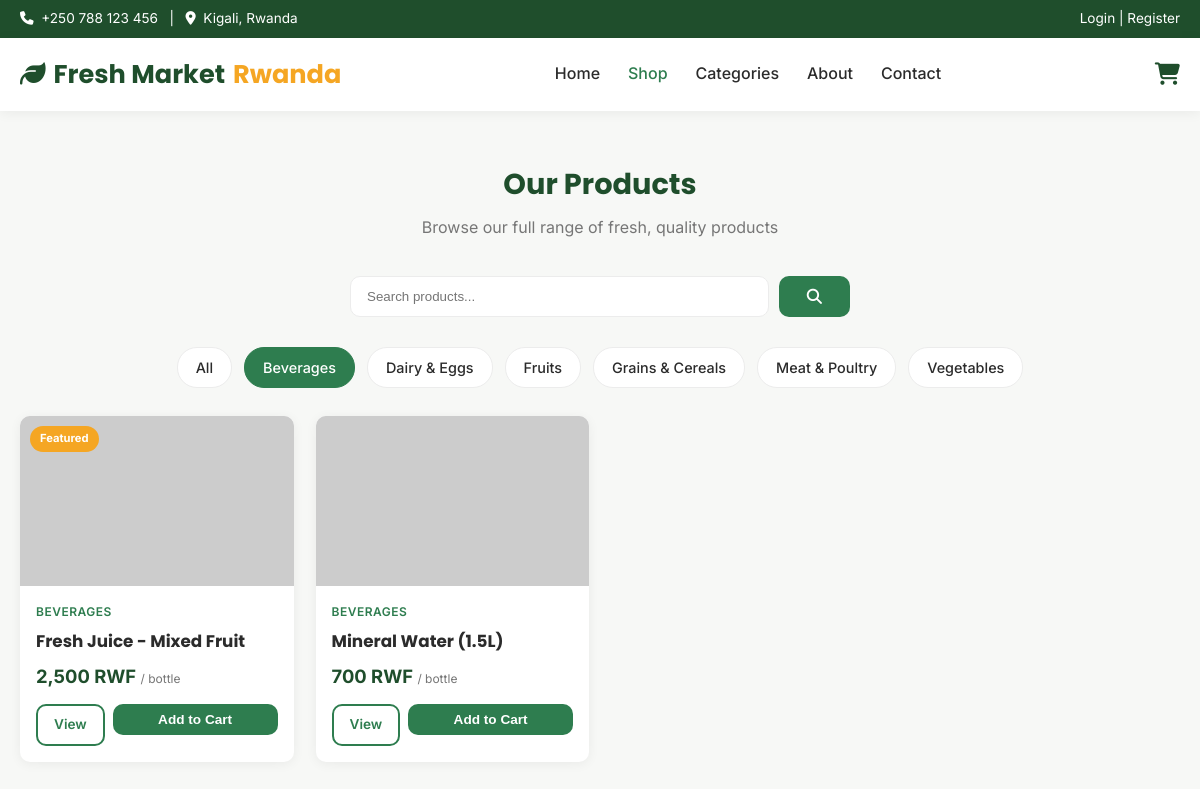
Page /products.php?category=beverages on the earlier database version.
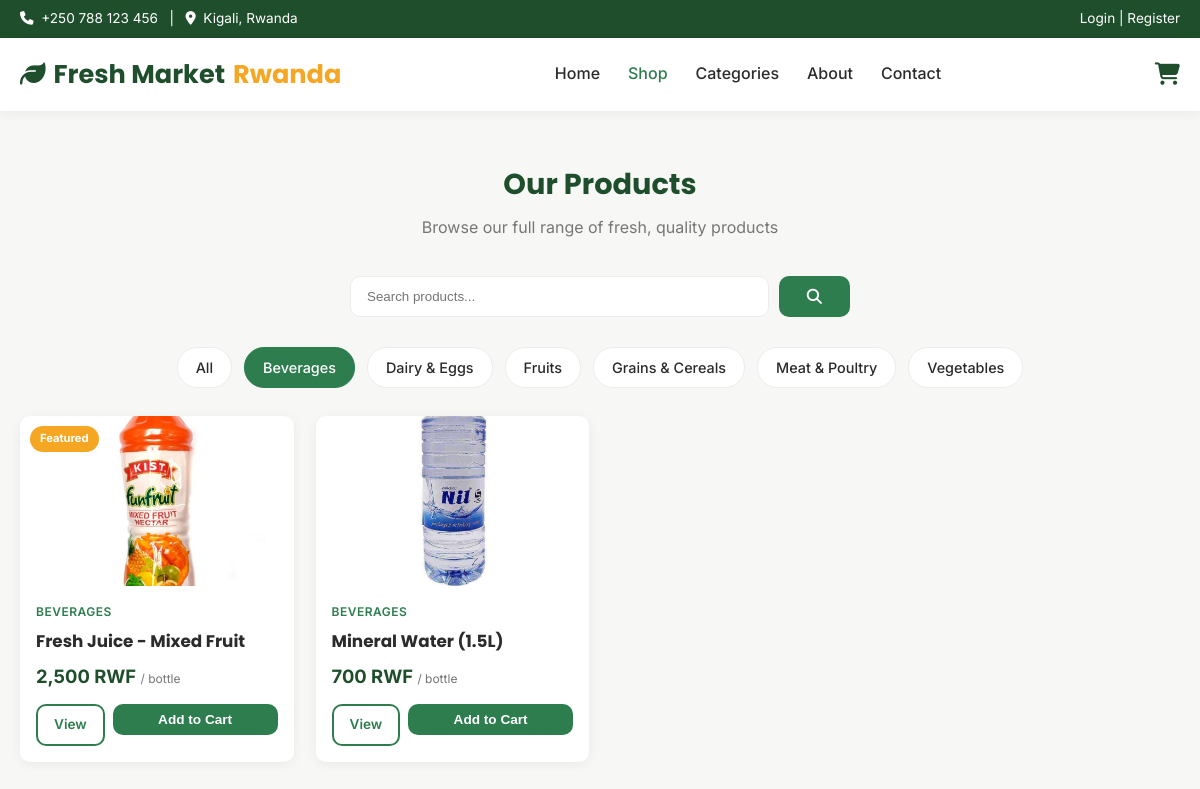
Same page on the later database version.
### tables this page shows
CREATE TABLE `products` (
  `product_id` int(11) NOT NULL,
  `category_id` int(11) NOT NULL,
  `name` varchar(150) NOT NULL,
  `slug` varchar(150) NOT NULL,
  `description` text DEFAULT NULL,
  `price` decimal(10,2) NOT NULL,
  `unit` varchar(30) DEFAULT 'kg',
  `stock_quantity` int(11) NOT NULL DEFAULT 0,
  `image` varchar(255) DEFAULT NULL,
  `is_featured` tinyint(1) DEFAULT 0,
  `status` enum('active','inactive') DEFAULT 'active',
  `created_at` timestamp NOT NULL DEFAULT current_timestamp(),
  `updated_at` timestamp NOT NULL DEFAULT current_timestamp() ON UPDATE current_timestamp()
);

CREATE TABLE `categories` (
  `category_id` int(11) NOT NULL,
  `name` varchar(100) NOT NULL,
  `slug` varchar(100) NOT NULL,
  `description` text DEFAULT NULL,
  `image` varchar(255) DEFAULT NULL,
  `created_at` timestamp NOT NULL DEFAULT current_timestamp()
);

### includes/functions.php (called while the page is built, shortened)
<?php
function formatPrice($amount) {
    return number_format($amount, 0) . ' RWF';
}
function e($value) {
    return htmlspecialchars($value ?? '', ENT_QUOTES, 'UTF-8');
}

### products.php (the view, shortened to what this page needs)
<?php
require_once __DIR__ . '/includes/functions.php';
$categories = $pdo->query("SELECT * FROM categories ORDER BY name")->fetchAll();
$selectedCategory = $_GET['category'] ?? '';
$search = trim($_GET['search'] ?? '');
$sql = "SELECT p.*, c.name AS category_name, c.slug AS category_slug FROM products p
        JOIN categories c ON p.category_id = c.category_id
        WHERE p.status = 'active'";
$params = [];
if ($selectedCategory && $selectedCategory !== 'all') {
    $sql .= " AND c.slug = ?";
    $params[] = $selectedCategory;
}
$sql .= " ORDER BY p.name ASC";
$stmt = $pdo->prepare($sql);
$stmt->execute($params);
$products = $stmt->fetchAll();
require_once __DIR__ . '/includes/header.php';
?>
<section class="section">
    <div class="container">
        <h1 class="section-title">Our Products</h1>
        <p class="section-subtitle">Browse our full range of fresh, quality products</p>
        <form method="get" style="max-width:500px;margin:0 auto 30px;display:flex;gap:10px;">
            <input type="text" name="search" placeholder="Search products..." value="<?= e($search) ?>"
                   style="flex:1;padding:11px 16px;border:1px solid var(--gray-200);border-radius:10px;">
            <button type="submit" class="btn btn-primary"><i class="fa-solid fa-magnifying-glass"></i></button>
        </form>
        <div class="filter-bar">
            <a href="products.php" class="<?= $selectedCategory === '' ? 'active' : '' ?>">All</a>
            <?php foreach ($categories as $cat): ?>
                <a href="products.php?category=<?= e($cat['slug']) ?>"
                   class="<?= $selectedCategory === $cat['slug'] ? 'active' : '' ?>"><?= e($cat['name']) ?></a>
            <?php endforeach; ?>
        </div>
        <?php if (empty($products)): ?>
            <div class="empty-cart">
                <i class="fa-solid fa-box-open"></i>
                <h3>No products found</h3>
                <p>Try a different search or category.</p>
            </div>
       <?php else: ?>
    <div class="product-grid">
        <?php foreach ($products as $product): ?>
            <div class="product-card">
                <?php if ($product['is_featured']): ?>
                    <span class="badge-featured">Featured</span>
                <?php endif; ?>
                <img src="/assets/images/products/<?= e($product['image']) ?>"
                     alt="<?= e($product['name']) ?>"
                     class="product-img"
                     onerror="this.src='https://placehold.co/300x200/e8f5e9/2e7d4f?text=<?= urlencode($product['name']) ?>'">
                <div class="product-info">
                    <span class="product-category"><?= e($product['category_name']) ?></span>
                    <h3 class="product-name"><?= e($product['name']) ?></h3>
                    <div class="product-price">
                        <?= formatPrice($product['price']) ?>
                        <small>/ <?= e($product['unit']) ?></small>
                    </div>
                    <div class="product-actions">
                        <a href="product-detail.php?slug=<?= e($product['slug']) ?>"
                           class="btn btn-outline btn-sm">View</a>
                        <?php if ($product['stock_quantity'] > 0): ?>
                            <form action="cart.php" method="post">
                                <button type="submit" class="btn btn-primary btn-sm btn-block">
                                    Add to Cart
                                </button>
                            </form>
                        <?php endif; ?>
                    </div>
                </div>
            </div>
        <?php endforeach; ?>
    </div>
<?php endif; ?>

Differences in the rows shown:
changed products "2,500 RWF": image: picture added in place of a placeholder
changed products "700 RWF": image: picture added in place of a placeholder
